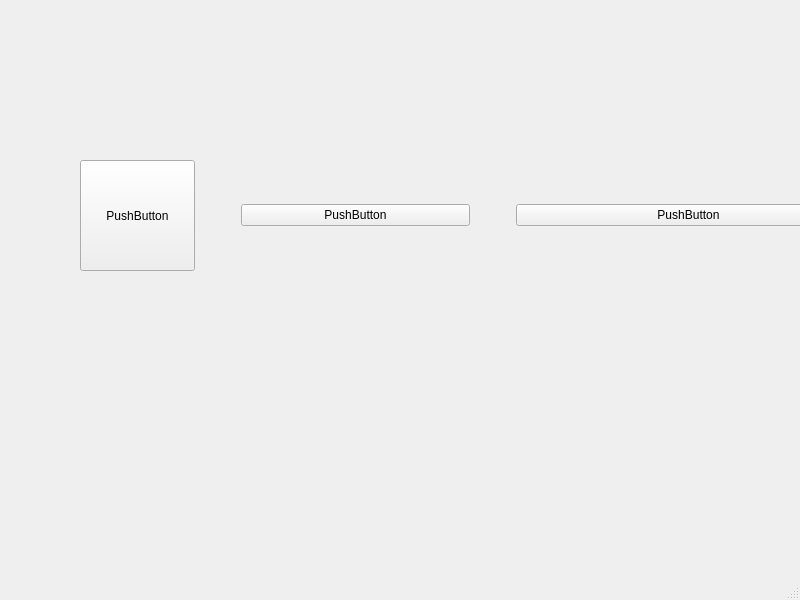
<?xml version="1.0" encoding="UTF-8"?>
<ui version="4.0">
 <class>MainWindow</class>
 <widget class="QMainWindow" name="MainWindow">
  <property name="geometry">
   <rect>
    <x>0</x>
    <y>0</y>
    <width>800</width>
    <height>600</height>
   </rect>
  </property>
  <property name="sizePolicy">
   <sizepolicy hsizetype="Minimum" vsizetype="Expanding">
    <horstretch>0</horstretch>
    <verstretch>0</verstretch>
   </sizepolicy>
  </property>
  <property name="windowTitle">
   <string>MainWindow</string>
  </property>
  <widget class="QWidget" name="centralwidget">
   <widget class="QWidget" name="layoutWidget">
    <property name="geometry">
     <rect>
      <x>70</x>
      <y>150</y>
      <width>801</width>
      <height>131</height>
     </rect>
    </property>
    <layout class="QHBoxLayout" name="horizontalLayout" stretch="1,2,3">
     <property name="spacing">
      <number>46</number>
     </property>
     <property name="leftMargin">
      <number>10</number>
     </property>
     <property name="topMargin">
      <number>10</number>
     </property>
     <property name="rightMargin">
      <number>10</number>
     </property>
     <property name="bottomMargin">
      <number>10</number>
     </property>
     <item>
      <widget class="QPushButton" name="pushButton_2">
       <property name="sizePolicy">
        <sizepolicy hsizetype="Minimum" vsizetype="Expanding">
         <horstretch>0</horstretch>
         <verstretch>0</verstretch>
        </sizepolicy>
       </property>
       <property name="text">
        <string>PushButton</string>
       </property>
      </widget>
     </item>
     <item>
      <widget class="QPushButton" name="pushButton">
       <property name="text">
        <string>PushButton</string>
       </property>
      </widget>
     </item>
     <item>
      <widget class="QPushButton" name="pushButton_3">
       <property name="sizePolicy">
        <sizepolicy hsizetype="Minimum" vsizetype="Fixed">
         <horstretch>0</horstretch>
         <verstretch>0</verstretch>
        </sizepolicy>
       </property>
       <property name="text">
        <string>PushButton</string>
       </property>
      </widget>
     </item>
    </layout>
   </widget>
  </widget>
  <widget class="QMenuBar" name="menubar">
   <property name="geometry">
    <rect>
     <x>0</x>
     <y>0</y>
     <width>800</width>
     <height>28</height>
    </rect>
   </property>
  </widget>
  <widget class="QStatusBar" name="statusbar"/>
 </widget>
 <resources/>
 <connections/>
</ui>
